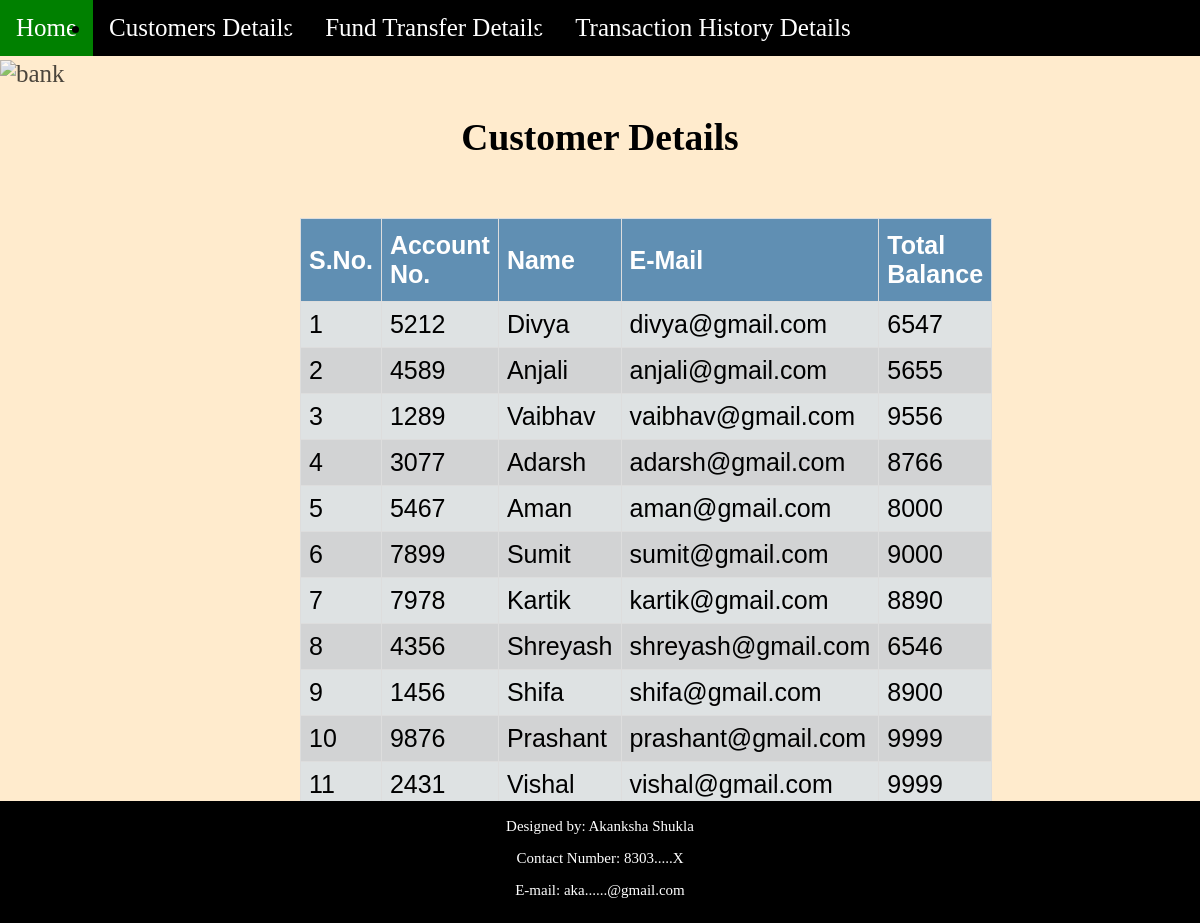
/CustomersDetails.php, run on an earlier commit of the app's database.
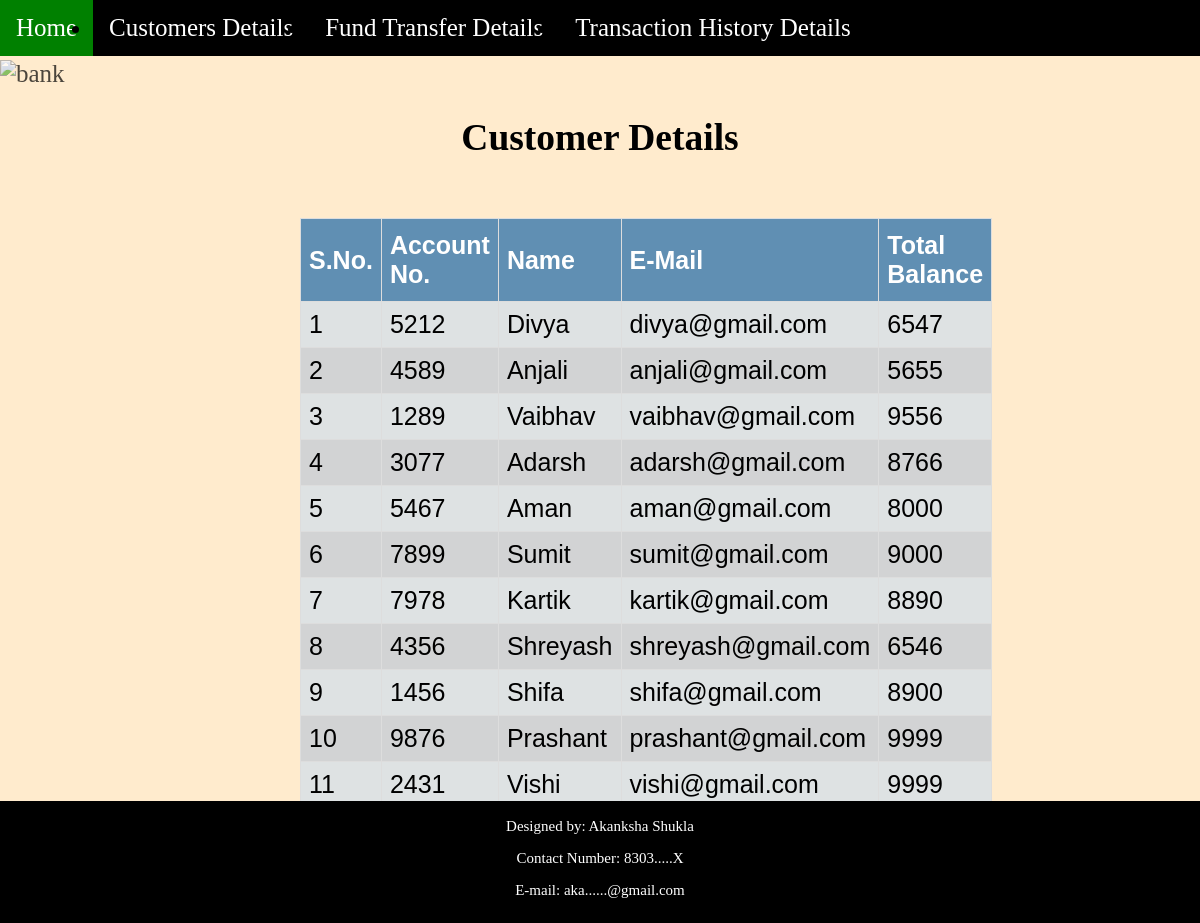
And on a later commit of the database.
### tables this page shows
CREATE TABLE `accountdetails` (
  `sno` int(11) NOT NULL,
  `accNo` int(11) NOT NULL,
  `name` varchar(50) NOT NULL,
  `email` varchar(100) NOT NULL,
  `balance` double NOT NULL
);

### CustomersDetails.php (the view, shortened to what this page needs)
<?php
    $servername = "fdb34.awardspace.net";
    $username = "3986264_akanksha19";
    $password = "u-nudn587BdR72a}";
    $dname = "3986264_akanksha19";
    $con = new mysqli($servername, $username, $password, $dname);
    $sql = "SELECT * FROM accountdetails" ;
    $result = $con->query($sql);
?>
<!DOCTYPE html>
<html lang="en">
<head>
</head>
<body>
  <img src="bankinghub.jpg" alt="bank" style= "width:100%; height: 90%; position: absolute; z-index:-1; opacity: 0.7">
  <?php include('navbar.php'); ?>
       <div class="container">
            <h2 style="text-align: center">Customer Details</h2>
            <br>
            <table id="Table">
                <thead>
                    <tr>
                    <th>S.No.</th>
                    <th>Account No.</th>
                    <th>Name</th>
                    <th>E-Mail</th>
                    <th>Total Balance</th>
                    </tr>
                </thead>
                <?php
                while($row = $result->fetch_assoc()) {
                ?>
                <tr>
                    <td><?php echo $row['sno']; ?></td>
                    <td><?php echo $row['accNo']; ?></td>
                    <td ><?php echo $row['name']; ?></td>
                    <td><?php echo $row['email']; ?></td>
                    <td><?php echo $row['balance']; ?></td>
                </tr>
                <?php
                }
                ?>
            </table>
        </div>
        <footer style="padding-top: 2px; text-align: center; color: white">
        <p style="font-size: 15px">Designed by: Akanksha Shukla</p>
        <p style="font-size: 15px">Contact Number: 8303.....X</p>
        <p style="font-size: 15px">E-mail: aka......@gmail.com</p>
</footer>
</body>
</html>

### navbar.php (shortened to what this page needs)
<!DOCTYPE html>
<html>
<head>
</head>
<body>
   <nav class="Nav">
    <ul>
    <li>
    <a href="index.php">Home</a>
    </li>
    <li>
    <a href="CustomersDetails.php">Customers Details</a>
    </li>
    <li>
    <a href="FundTransferDetails.php">Fund Transfer Details</a>
    </li>
    <li>
    <a href="TransactionDetails.php">Transaction History Details</a>
    </li>
    </ul>
   </nav>
<body>
</html>

### CustomersDetails.php (style rules this page uses)
html { position: relative; min-height: 100%; }
body { padding-top: 60px; font-size:25px; padding-bottom: 100px; background: blanchedalmond; }
.container { padding-top:5px; display: block; margin-top: 20px; margin-left: auto; margin-right: auto; width: 50%; }
td,th { border: 1px solid #ddd; padding: 8px; }
#Table { font-family: Arial, sans-serif; border-collapse: collapse; margin-bottom: 15px; }
#Table tr:nth-child(even) { background-color: #d2d3d4; }
#Table tr:nth-child(odd) { background-color: #dee2e3; }
#Table th { padding-top: 12px; padding-bottom: 12px; text-align:left; background-color: #608fb3; color:white; }
footer { background-color: black; position: absolute; left: 0; bottom: 0; height: 120px; width: 100%; }

### navbar.php (style rules this page uses)
body { margin:0; }
ul { margin: 0; padding :0; overflow: hidden; background-color: black; position: fixed; top: 0; width: 100%; }
li { float: left; }
li a { display: block; color: white; text-align: center; padding: 14px 16px; text-decoration: none; }

What changed in the data, as far as the page shows it:
changed accountdetails id 11: name "Vishal" → "Vishi"; email "vishal@gmail.com" → "vishi@gmail.com"
